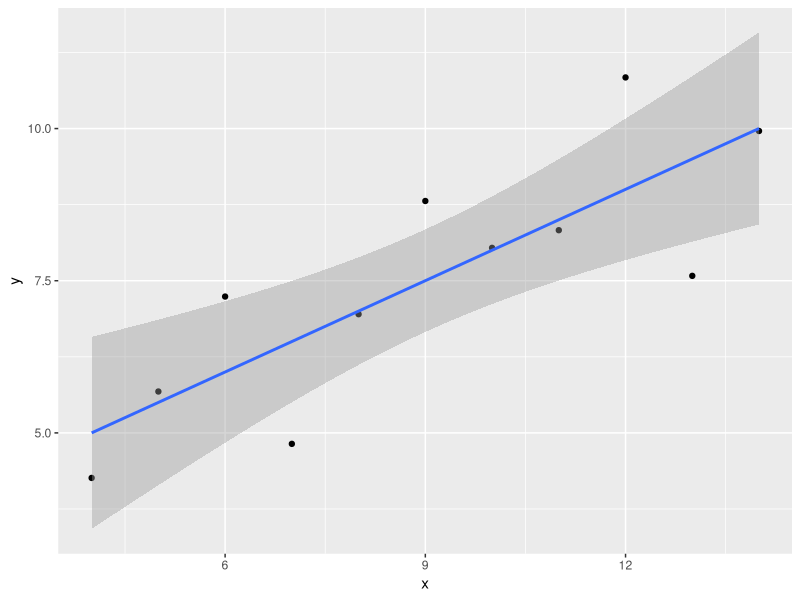
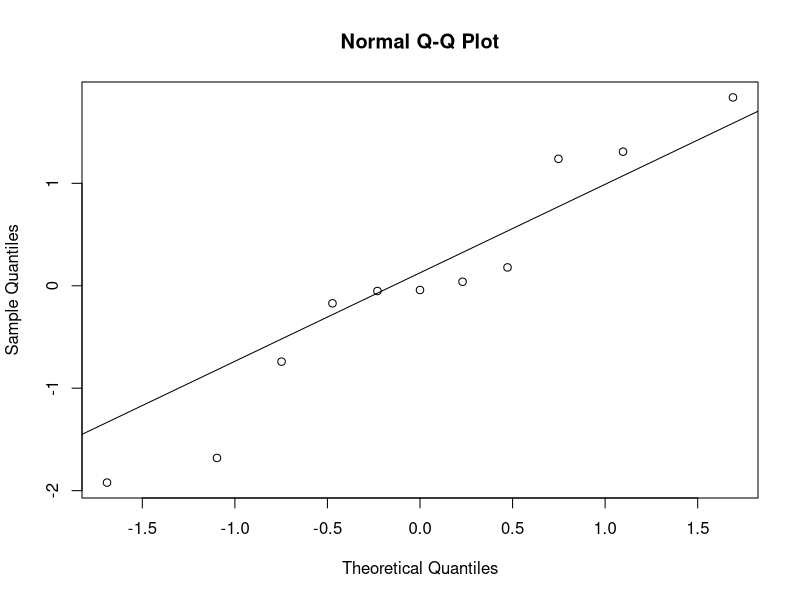
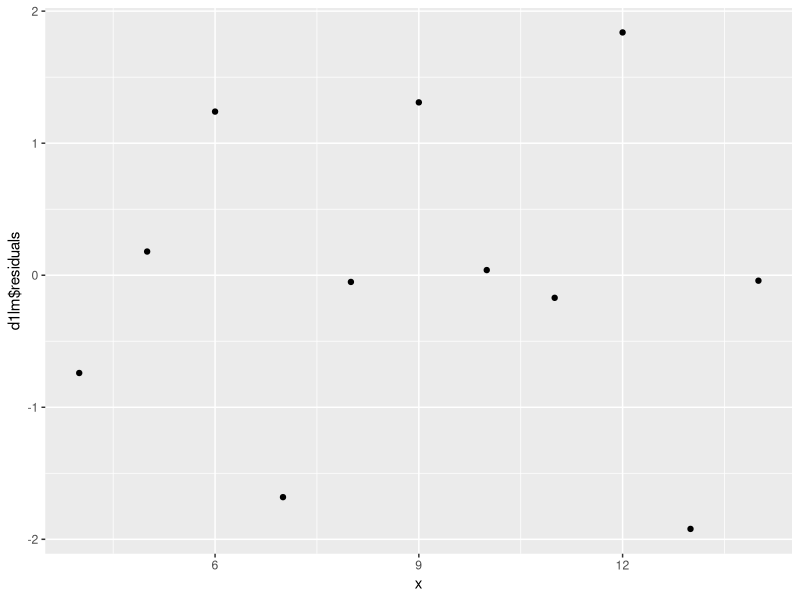
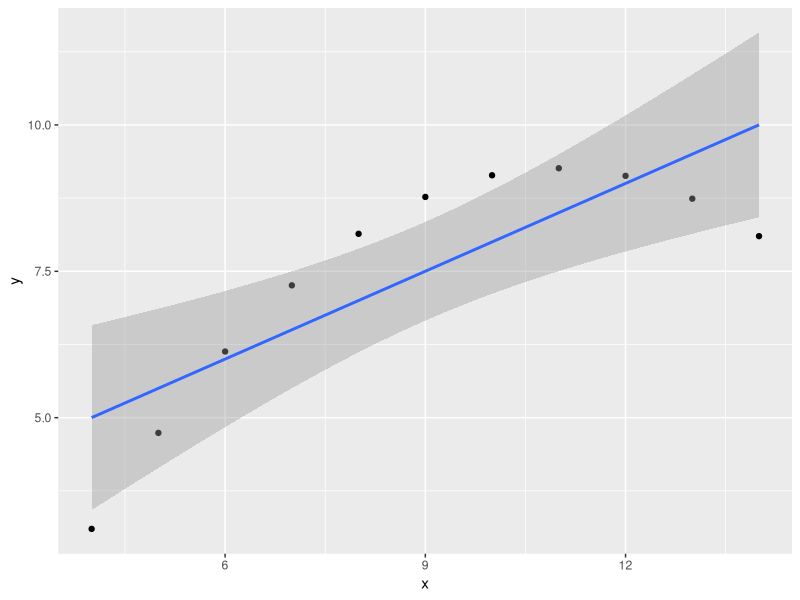
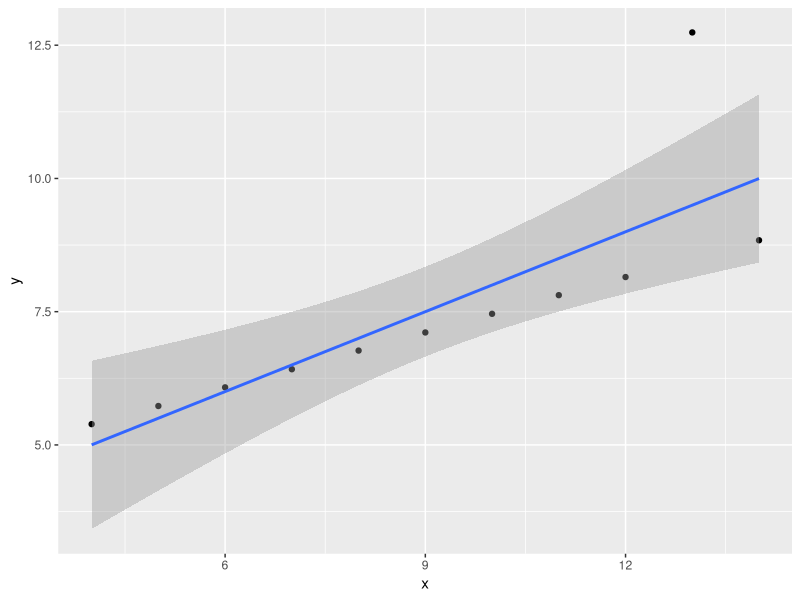
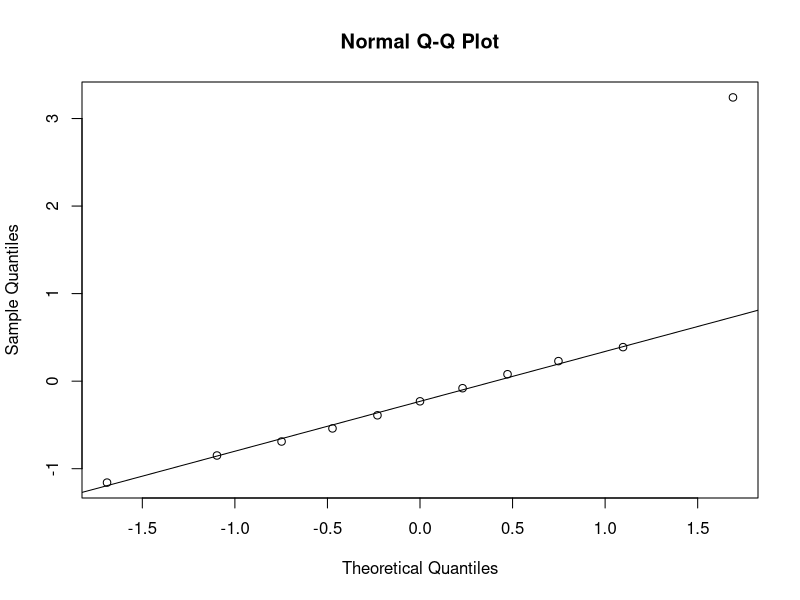
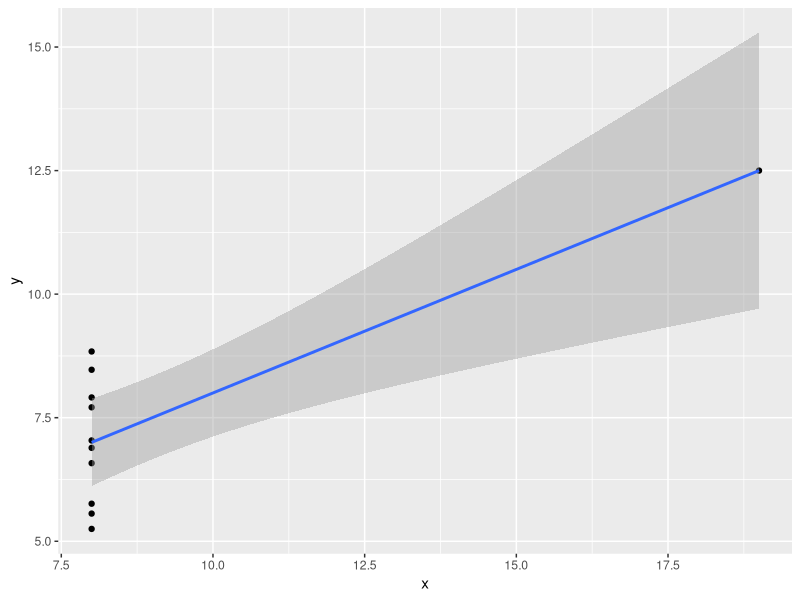
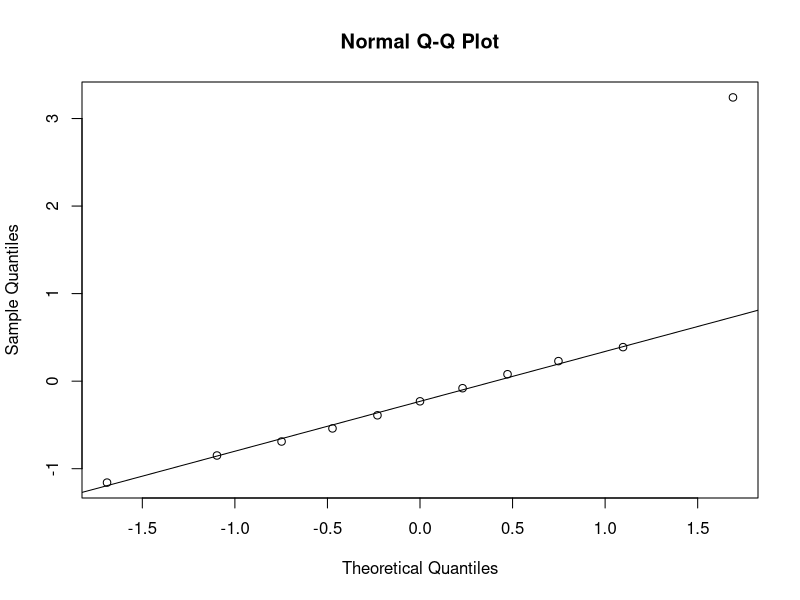

Source code (R) for these figures, in order:
## ---- chunk 1
library(tidyverse)
library(magrittr)
## ---- chunk 2
data1 <- data.frame(x=c(10,8,13,9,11,14,6,4,12,7,5),
					y=c(8.04,6.95,7.58,8.81,8.33,9.96,7.24,4.26,10.84,4.82,5.68))
data2 <- data.frame(x=c(10,8,13,9,11,14,6,4,12,7,5),
					y=c(9.14,8.14,8.74,8.77,9.26,8.1,6.13,3.1,9.13,7.26,4.74))
data3 <- data.frame(x=c(10,8,13,9,11,14,6,4,12,7,5),
					y=c(7.46,6.77,12.74,7.11,7.81,8.84,6.08,5.39,8.15,6.42,5.73))
data4 <- data.frame(x=c(8,8,8,8,8,8,8,19,8,8,8),
					y=c(6.58,5.76,7.71,8.84,8.47,7.04,5.25,12.5,5.56,7.91,6.89))
## ---- chunk 3
mean(data1$x) %>% round(2)
mean(data1$y) %>% round(2)
## ---- chunk 4
mean(data2$x) %>% round(2)
mean(data2$y) %>% round(2)
## ---- chunk 5
mean(data3$x) %>% round(2)
mean(data3$y) %>% round(2)
## ---- chunk 6
mean(data4$x) %>% round(2)
mean(data4$y) %>% round(2)
## ---- chunk 7
median(data1$x) %>% round(2)
median(data1$y) %>% round(2)
## ---- chunk 8
median(data2$x) %>% round(2)
median(data2$y) %>% round(2)
## ---- chunk 9
median(data3$x) %>% round(2)
median(data3$y) %>% round(2)
## ---- chunk 10
median(data4$x) %>% round(2)
median(data4$y) %>% round(2)
## ---- chunk 11
sd(data1$x) %>% round(2)
sd(data1$y) %>% round(2)
## ---- chunk 12
sd(data2$x) %>% round(2)
sd(data2$y) %>% round(2)
## ---- chunk 13
sd(data3$x) %>% round(2)
sd(data3$y) %>% round(2)
## ---- chunk 14
sd(data4$x) %>% round(2)
sd(data4$y) %>% round(2)
## ---- chunk 15
cor(data1$x, data1$y) %>% round(2)
## ---- chunk 16
cor(data2$x, data2$y) %>% round(2)
## ---- chunk 17
cor(data3$x, data3$y) %>% round(2)
## ---- chunk 18
cor(data4$x, data4$y) %>% round(2)
## ---- chunk 19
d1lm <- lm(y~x, data1)
summary(d1lm)
## ---- chunk 20
d2lm <- lm(y~x, data2)
summary(d2lm)
## ---- chunk 21
d3lm <- lm(y~x, data3)
summary(d3lm)
## ---- chunk 22
d4lm <- lm(y~x, data4)
summary(d4lm)
## ---- chunk 23
print('Adjusted R-squared:  0.6295')
## ---- chunk 24
print('Adjusted R-squared:  0.6292')
## ---- chunk 25
print('Adjusted R-squared:  0.6292')
## ---- chunk 26
print('Adjusted R-squared:  0.6297')
## ---- chunk 27
ggplot(data1, aes(x, y)) +
  geom_point() +
  geom_smooth(method=lm)
## ---- chunk 28
qqnorm(d1lm$residuals)
qqline(d1lm$residuals)
## ---- chunk 29
ggplot(data1, aes(x, d1lm$residuals)) +
  geom_point()
## ---- chunk 30
ggplot(data2, aes(x, y)) +
  geom_point() +
  geom_smooth(method=lm)
## ---- chunk 31
ggplot(data3, aes(x, y)) +
  geom_point() +
  geom_smooth(method=lm)
## ---- chunk 32
qqnorm(d3lm$residuals)
qqline(d3lm$residuals)
## ---- chunk 33
ggplot(data4, aes(x, y)) +
  geom_point() +
  geom_smooth(method=lm)
## ---- chunk 34
qqnorm(d3lm$residuals)
qqline(d3lm$residuals)
## ---- chunk 35
ggplot(data4, aes(x, d1lm$residuals)) +
  geom_point()
## ---- chunk 36
data1 %<>%
  mutate(type = 'data1')
data2 %<>%
  mutate(type = 'data2')
data3 %<>%
  mutate(type = 'data3')
data4 %<>%
  mutate(type = 'data4')
all.data <- rbind(data1, data2, data3, data4)
ggplot(all.data, aes(x, y)) +
  geom_point() +
  facet_wrap('type')
  
